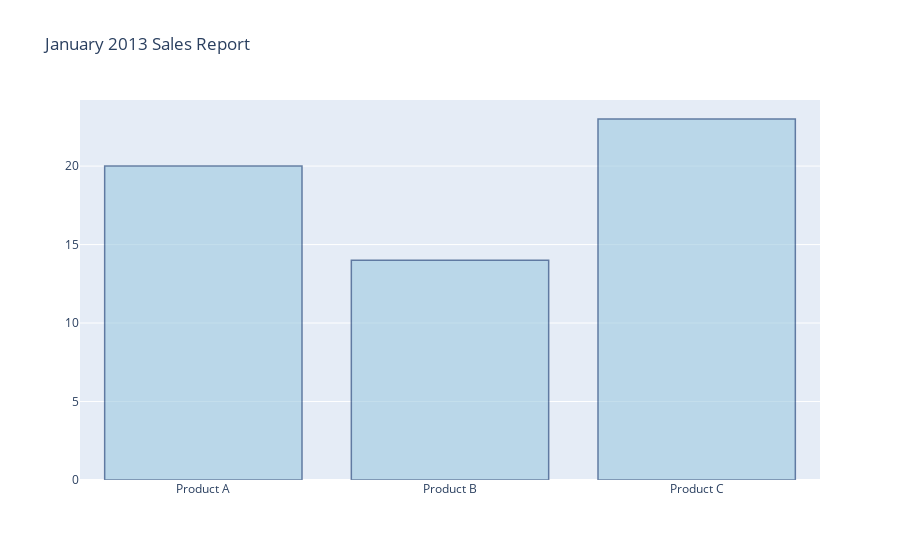

The notebook cell this image was saved under:
### Code cell


### Figure 1 — Plotly figure (JSON) as saved in the notebook; plotly's stock layout.template omitted (floating-point values rounded to 4 significant figures)
{"data": [{"hovertext": ["27% market share", "24% market share", "19% market share"], "marker": {"color": "rgb(158,202,225)", "line": {"color": "rgb(8,48,107)", "width": 1.5}}, "opacity": 0.6, "type": "bar", "x": ["Product A", "Product B", "Product C"], "y": [20, 14, 23]}], "layout": {"title": {"text": "January 2013 Sales Report"}}}
